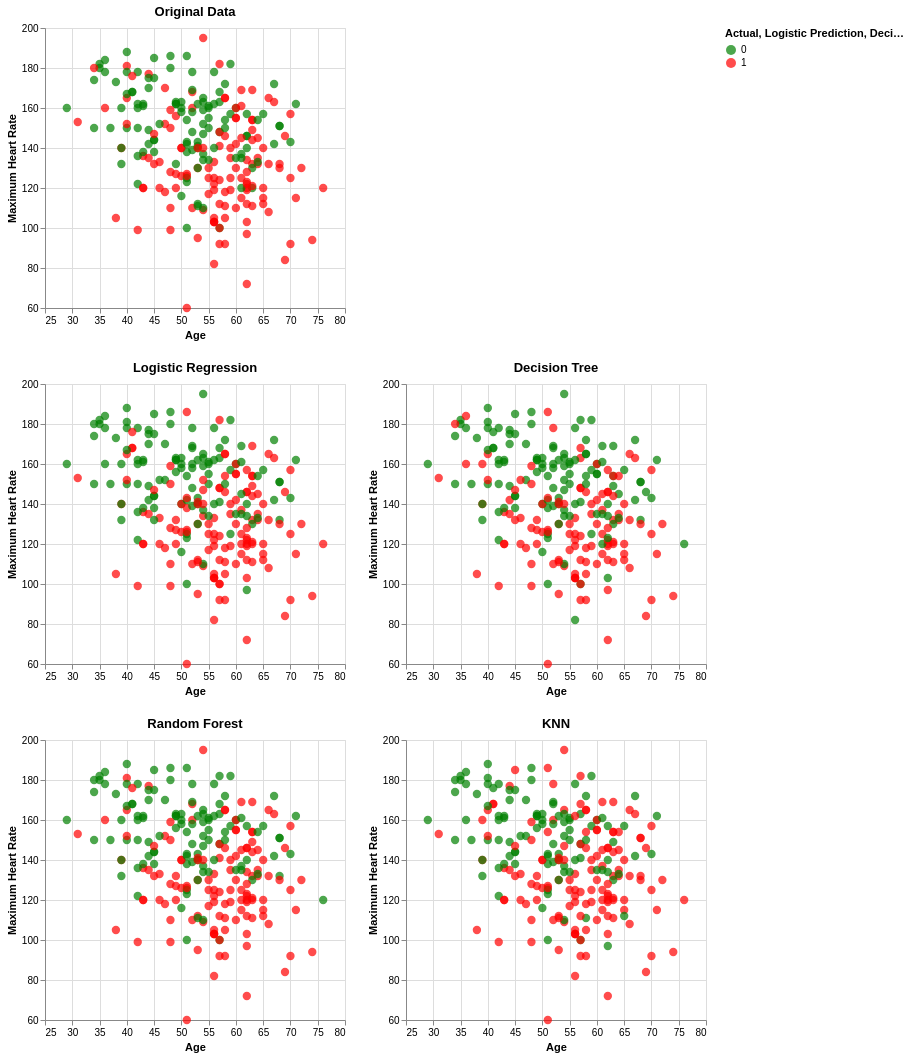

The cell this chart's notebook holds for it:
### Markdown cell above
## Compare different predictions

### Code cell
test_df = x_test.copy()

test_df["actual"] = y_test

test_df["logistic_pred"] = clf.predict(x_test)
test_df["tree_pred"] = clf2.predict(x_test)
test_df["forest_pred"] = clf3.predict(x_test)
test_df["KNN_pred"] = clf4_scaled.predict(x_test)

c0 = alt.Chart(test_df).mark_circle(size=70).encode(
    x=alt.X("age:Q", title="Age", scale=alt.Scale(zero=False)),
    y=alt.Y("max heart rate:Q", title="Maximum Heart Rate", scale=alt.Scale(zero=False)),
    color=alt.Color(
        "actual:N",
        title="Actual",
        scale=alt.Scale(domain=[0, 1], range=["green", "red"])
    ),
    tooltip=["age", "max heart rate", "actual"]
).properties(
    title="Original Data",
    width=300,
    height=280
)

c1 = alt.Chart(test_df).mark_circle(size=70).encode(
    x=alt.X("age:Q", title="Age", scale=alt.Scale(zero=False)),
    y=alt.Y("max heart rate:Q", title="Maximum Heart Rate", scale=alt.Scale(zero=False)),
    color=alt.Color(
        "logistic_pred:N",
        title="Logistic Prediction",
        scale=alt.Scale(domain=[0, 1], range=["blue", "orange"])
    ),
    tooltip=["age", "max heart rate", "logistic_pred"]
).properties(
    title="Logistic Regression",
    width=300,
    height=280
)

c2 = alt.Chart(test_df).mark_circle(size=70).encode(
    x=alt.X("age:Q", title="Age", scale=alt.Scale(zero=False)),
    y=alt.Y("max heart rate:Q", title="Maximum Heart Rate", scale=alt.Scale(zero=False)),
    color=alt.Color(
        "tree_pred:N",
        title="Decision Tree Prediction",
        scale=alt.Scale(domain=[0, 1], range=["blue", "orange"])
    ),
    tooltip=["age", "max heart rate", "tree_pred"]
).properties(
    title="Decision Tree",
    width=300,
    height=280
)

c3 = alt.Chart(test_df).mark_circle(size=70).encode(
    x=alt.X("age:Q", title="Age", scale=alt.Scale(zero=False)),
    y=alt.Y("max heart rate:Q", title="Maximum Heart Rate", scale=alt.Scale(zero=False)),
    color=alt.Color(
        "forest_pred:N",
        title="Random Forest Prediction",
        scale=alt.Scale(domain=[0, 1], range=["blue", "orange"])
    ),
    tooltip=["age", "max heart rate", "forest_pred"]
).properties(
    title="Random Forest",
    width=300,
    height=280
)

c4 = alt.Chart(test_df).mark_circle(size=70).encode(
    x=alt.X("age:Q", title="Age", scale=alt.Scale(zero=False)),
    y=alt.Y("max heart rate:Q", title="Maximum Heart Rate", scale=alt.Scale(zero=False)),
    color=alt.Color(
        "KNN_pred:N",
        title="KNN Prediction",
        scale=alt.Scale(domain=[0, 1], range=["blue", "orange"])
    ),
    tooltip=["age", "max heart rate", "KNN_pred"]
).properties(
    title="KNN",
    width=300,
    height=280
)

c0 & (c1 | c2) & (c3 | c4)

### Figure 1 — Vega-Lite specification as saved in the notebook (floating-point values rounded to 4 significant figures; data arrays with more than 128 entries replaced by an {"elided": "..."} marker saying what was removed)
{"config": {"view": {"continuousWidth": 300, "continuousHeight": 300}}, "vconcat": [{"mark": {"type": "circle", "size": 70}, "encoding": {"color": {"field": "actual", "scale": {"domain": [0, 1], "range": ["green", "red"]}, "title": "Actual", "type": "nominal"}, "tooltip": [{"field": "age", "type": "quantitative"}, {"field": "max heart rate", "type": "quantitative"}, {"field": "actual", "type": "quantitative"}], "x": {"field": "age", "scale": {"zero": false}, "title": "Age", "type": "quantitative"}, "y": {"field": "max heart rate", "scale": {"zero": false}, "title": "Maximum Heart Rate", "type": "quantitative"}}, "height": 280, "title": "Original Data", "width": 300}, {"hconcat": [{"mark": {"type": "circle", "size": 70}, "encoding": {"color": {"field": "logistic_pred", "scale": {"domain": [0, 1], "range": ["blue", "orange"]}, "title": "Logistic Prediction", "type": "nominal"}, "tooltip": [{"field": "age", "type": "quantitative"}, {"field": "max heart rate", "type": "quantitative"}, {"field": "logistic_pred", "type": "quantitative"}], "x": {"field": "age", "scale": {"zero": false}, "title": "Age", "type": "quantitative"}, "y": {"field": "max heart rate", "scale": {"zero": false}, "title": "Maximum Heart Rate", "type": "quantitative"}}, "height": 280, "title": "Logistic Regression", "width": 300}, {"mark": {"type": "circle", "size": 70}, "encoding": {"color": {"field": "tree_pred", "scale": {"domain": [0, 1], "range": ["blue", "orange"]}, "title": "Decision Tree Prediction", "type": "nominal"}, "tooltip": [{"field": "age", "type": "quantitative"}, {"field": "max heart rate", "type": "quantitative"}, {"field": "tree_pred", "type": "quantitative"}], "x": {"field": "age", "scale": {"zero": false}, "title": "Age", "type": "quantitative"}, "y": {"field": "max heart rate", "scale": {"zero": false}, "title": "Maximum Heart Rate", "type": "quantitative"}}, "height": 280, "title": "Decision Tree", "width": 300}]}, {"hconcat": [{"mark": {"type": "circle", "size": 70}, "encoding": {"color": {"field": "forest_pred", "scale": {"domain": [0, 1], "range": ["blue", "orange"]}, "title": "Random Forest Prediction", "type": "nominal"}, "tooltip": [{"field": "age", "type": "quantitative"}, {"field": "max heart rate", "type": "quantitative"}, {"field": "forest_pred", "type": "quantitative"}], "x": {"field": "age", "scale": {"zero": false}, "title": "Age", "type": "quantitative"}, "y": {"field": "max heart rate", "scale": {"zero": false}, "title": "Maximum Heart Rate", "type": "quantitative"}}, "height": 280, "title": "Random Forest", "width": 300}, {"mark": {"type": "circle", "size": 70}, "encoding": {"color": {"field": "KNN_pred", "scale": {"domain": [0, 1], "range": ["blue", "orange"]}, "title": "KNN Prediction", "type": "nominal"}, "tooltip": [{"field": "age", "type": "quantitative"}, {"field": "max heart rate", "type": "quantitative"}, {"field": "KNN_pred", "type": "quantitative"}], "x": {"field": "age", "scale": {"zero": false}, "title": "Age", "type": "quantitative"}, "y": {"field": "max heart rate", "scale": {"zero": false}, "title": "Maximum Heart Rate", "type": "quantitative"}}, "height": 280, "title": "KNN", "width": 300}]}], "data": {"name": "data-a98001a71f518b7f90b9ff99382c5b4e"}, "$schema": "https://vega.github.io/schema/vega-lite/v5.20.1.json", "datasets": {"data-a98001a71f518b7f90b9ff99382c5b4e": {"elided": "238 records"}}}
